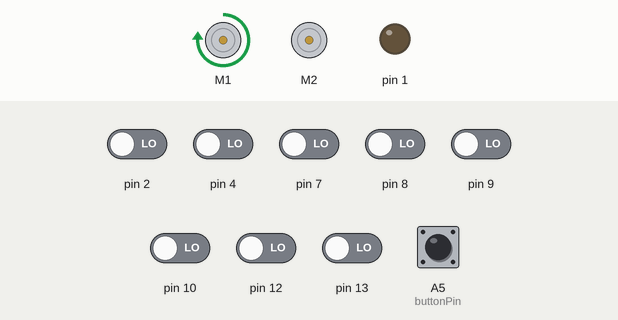
Recording of a sketch running on a simulated Arduino Uno, built with avr-gcc and run on an emulated ATmega328P. Shown: 2 × DC motor (green arrow = forward, orange = backward, longer = faster), output pins drawn as LEDs (lit = HIGH). The inputs (shaded band) are chosen by the test bench; at power-on: A5 (buttonPin), pin 2, pin 4, pin 7–10, pin 12, pin 13 LOW.

Above: at 16.7 s.
16.8 s: pin 2 driven HIGH
At 17.3 s:
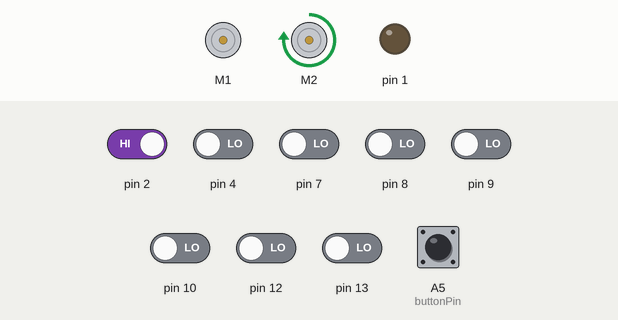
18.3 s: pin 10 driven HIGH
At 19.5 s:
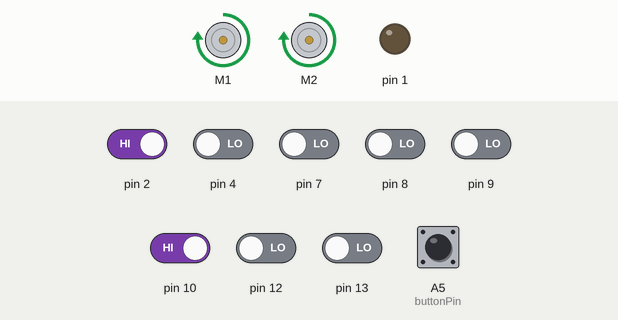
19.8 s: pin 10 driven LOW
At 20.8 s:
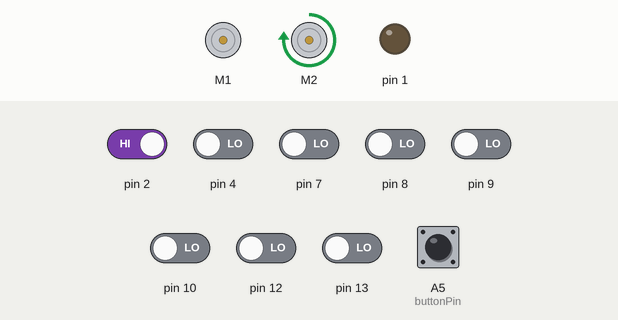
21.3 s: pin 8 driven HIGH
At 21.9 s:
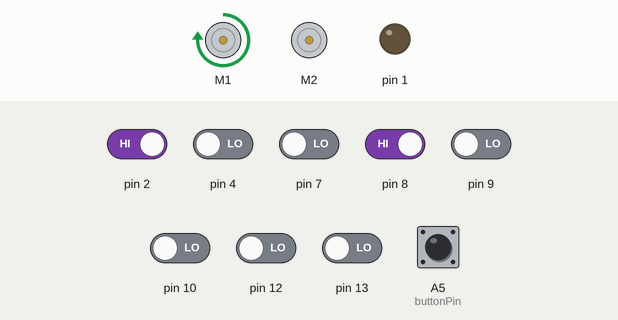
Timing chart, 0 to 23.8 s (numbered marks = the images above; inputs shaded):
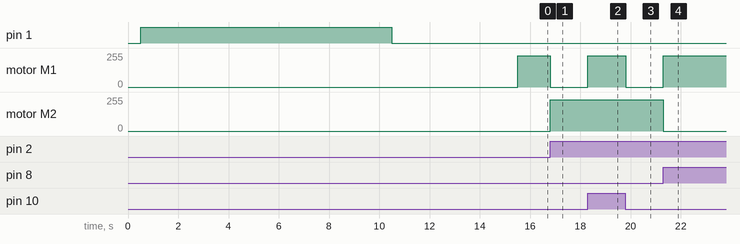

The sketch:

SCRATCH.ino
```cpp
#include <QTRSensors.h>
#include <OrangutanMotors.h>
#include <OrangutanLEDs.h>

QTRSensors qtr;         //Create an instance for the QTR Sensors
OrangutanMotors motors; //Create an instance for the Motors
OrangutanLEDs led;      //Create an instance for the build-in Led
int buttonPin = A5;
int button;
int v = 235; //Set Motors' speed | You can adjust it just in this line
boolean start;

const uint8_t SensorCount = 8; //Number of sensors you're using
uint16_t sensorValues[SensorCount];


void setup() {
  // put your setup code here, to run once:

  // configure the sensors
  qtr.setTypeRC();
  qtr.setSensorPins((const uint8_t[]){8, 9, 10, 12, 13, 2, 4, 7}, SensorCount);

  delay(500);
  led.red(HIGH); // turn on the LED to indicate we are in calibration mode

  // 2.5 ms RC read timeout (default) * 10 reads per calibrate() call
  // = ~25 ms per calibrate() call.
  // Call calibrate() 400 times to make calibration take about 10 seconds.
  for (uint16_t i = 0; i < 400; i++)
  {
    qtr.calibrate();
  }
  led.red(LOW); // turn off the LED to indicate we are through with calibration

  //Waiting for button to be pressed to start
  button = digitalRead(buttonPin);
  while(button == 1){ //It exits the while when the button is pressed to continue
    button = digitalRead(buttonPin);
    //do nothing
  }
  delay(5000); //Waits 5 seconds after the button is pressed
}

void loop() {
  // put your main code here, to run repeatedly:
  uint16_t position = qtr.readLineBlack(sensorValues); //This line returns the value of the sensor over the line
  // Sensor 1 |  Sensor 2 |  Sensor 3 |  Sensor 4 |  Sensor 5 |  Sensor 6 |  Sensor 7 |  Sensor 8
  //  0000    |    1000   |    2000   |    3000   |    4000   |    5000   |    6000   |    7000
  //We want to keep the line in the middle, so we divide 7000/2=3500
  //Change this value to the number of sensors you're using

  if (position == 3500) { //go straight forward
    forward(v);
  } else if (position > 3500) {//turn left
    left_(v);
  } else if (position < 3500) {//turn right
    right_(v);
  }
}

void forward(int v) {
  motors.setSpeeds(v,v);
}

void right_(int v) {
  motors.setSpeeds(v,0); //You can change the order regardless the polaritie of the motors, you want both to go forward
}

void left_(int v) {
  motors.setSpeeds(0,v);
}
```

Measured:
- after the input at 16.8 s, motor M1: forward 235/255 → stopped at once; motor M2: stopped → forward 235/255 at once
- after the input at 18.3 s, motor M1: stopped → forward 235/255 at once
- after the input at 19.8 s, motor M1: forward 235/255 → stopped at once
- after the input at 21.3 s, motor M1: stopped → forward 235/255 at once; motor M2: forward 235/255 → stopped at once
